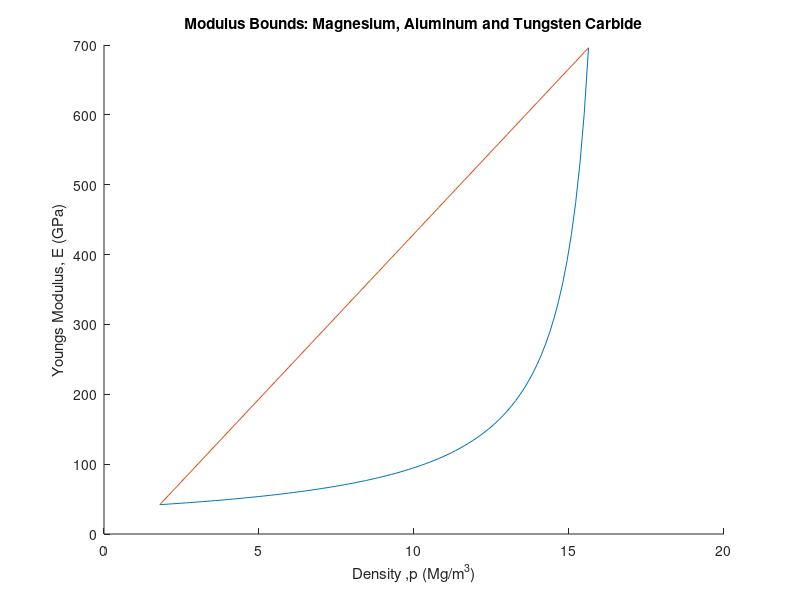

This chart was generated by the following MATLAB code:
%%Magnesium and Tungsten Carbide

vf=[0:0.01:1]; %vf=Volume Fraction of reinforcing material
pf=15.63;        %pf=density of reinforcing material 
pm=1.8;        %pm=density of the matrix material
Em=42;         %Em=youngs matrix material
Ef=696;        %Ef=youngs reinforcing material 

%Reuss Bound
Er= (((vf/Ef)+((1-vf)/Em)).^-1);

%Voigt Bound
Ev=(vf*Ef)+((1-vf)*Em);

%Density
p=(vf*pf)+((1-vf)*pm);

%Graph
hold on
plot(p,Er)
plot(p,Ev)
title('Modulus Bounds: Magnesium, Aluminum and Tungsten Carbide');
xlabel('Density ,p (Mg/m^3)')
ylabel('Youngs Modulus, E (GPa)')
hold off